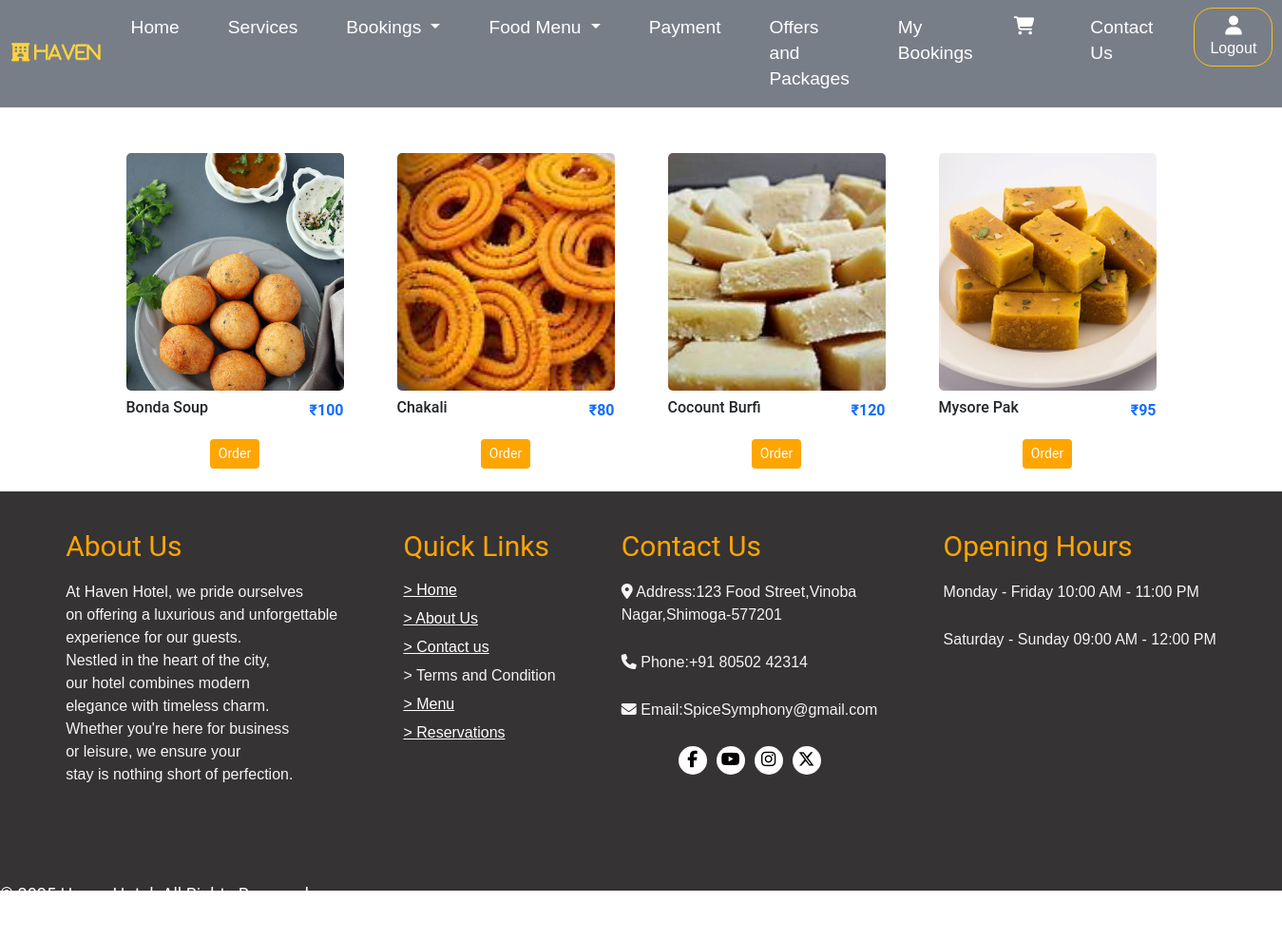
/cfolder/cdesert.php, run on the app's committed database.
### tables this page shows
CREATE TABLE `food` (
  `foodtype` varchar(50) DEFAULT NULL,
  `vegornonveg` varchar(50) NOT NULL DEFAULT '0',
  `foodname` varchar(50) DEFAULT NULL,
  `foodprice` varchar(50) DEFAULT NULL,
  `foodimage` varchar(50) DEFAULT NULL,
  `description` varchar(50) DEFAULT NULL,
  `id` int(11) NOT NULL
);

### cfolder/cdesert.php (the view, shortened to what this page needs)
<?php include("db.php"); ?>
<?php include("customernavbar.php"); ?>
<!DOCTYPE html>
<html lang="en">
<head>
  <link rel="stylesheet" href="bootstrap-5.3.5-dist/css/bootstrap.min.css">
  <link rel="stylesheet" href="customer.css">
  <link rel="stylesheet" href="https://cdnjs.cloudflare.com/ajax/libs/font-awesome/6.4.0/css/all.min.css">
</head>
<body>
  <div class="container">
    <div class="row">
      <?php
      $sql = "SELECT * FROM food where foodtype = 'Desert'";
      $retval = mysqli_query($conn, $sql);
      while ($row = mysqli_fetch_assoc($retval)) {
      ?>
        <div class="col-lg-3 col-md-4 col-sm-8 mb-2 custom-margin">
          <div class="box p-3 text-center">
            <div class="img-box mb-2" style="border-radius:5px; overflow:hidden;">
              <img src="fimages/desert/<?php echo str_replace(' ', '%20', $row['foodimage']); ?>" class="img-fluid" style="height:250px; width:250px; object-fit:cover;" alt="Food Image">
            </div>
            <div class="detail-box d-flex justify-content-between align-items-center">
              <h6 class="fw-400 mb-2"><?php echo $row['foodname']; ?></h6>
              <span class="text-primary fw-bold">₹<?php echo $row['foodprice']; ?></span>
            </div>
            <form action="cdesertorderfood.php" method="post">
              <div class="mt-3">
                <input type="submit" name="order" value="Order" class="btn btn-sm fw-400" style="background-color:orange; color:#FFFFFF;" />
              </div>
            </form>
          </div>
        </div>
      <?php
      }
      ?>
    </div>
  </div>
  <?php include('footer.php'); ?>
</body>
</html>

### cfolder/customer.css (style rules this page uses)
body { font-family: 'Roboto', sans-serif; }

### data on the page
food: foodimage (picture), foodname "Bonda Soup", foodprice "100"
food: foodimage (picture), foodname "Chakali", foodprice "80"
food: foodimage (picture), foodname "Cocount Burfi", foodprice "120"
food: foodimage (picture), foodname "Mysore Pak", foodprice "95"
